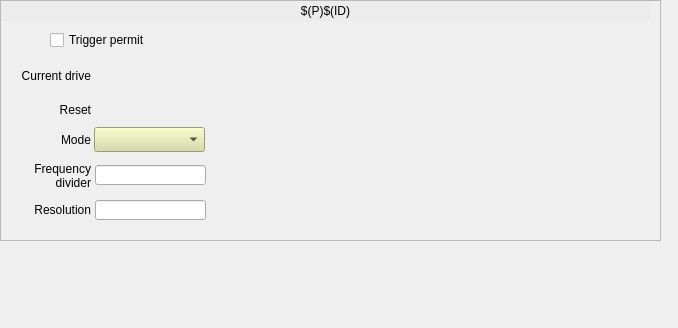
<?xml version="1.0" encoding="UTF-8"?>
<ui version="4.0">
 <class>Form</class>
 <widget class="QWidget" name="Form">
  <property name="geometry">
   <rect>
    <x>0</x>
    <y>0</y>
    <width>678</width>
    <height>328</height>
   </rect>
  </property>
  <property name="windowTitle">
   <string>Form</string>
  </property>
  <widget class="QFrame" name="frame">
   <property name="geometry">
    <rect>
     <x>0</x>
     <y>0</y>
     <width>661</width>
     <height>241</height>
    </rect>
   </property>
   <property name="frameShape">
    <enum>QFrame::StyledPanel</enum>
   </property>
   <property name="frameShadow">
    <enum>QFrame::Raised</enum>
   </property>
   <widget class="caLabel" name="calabel">
    <property name="geometry">
     <rect>
      <x>1</x>
      <y>1</y>
      <width>649</width>
      <height>20</height>
     </rect>
    </property>
    <property name="sizePolicy">
     <sizepolicy hsizetype="Preferred" vsizetype="Fixed">
      <horstretch>0</horstretch>
      <verstretch>0</verstretch>
     </sizepolicy>
    </property>
    <property name="minimumSize">
     <size>
      <width>0</width>
      <height>20</height>
     </size>
    </property>
    <property name="maximumSize">
     <size>
      <width>16777215</width>
      <height>20</height>
     </size>
    </property>
    <property name="styleSheet">
     <string notr="true">background-color: rgb(236, 236, 236, 255);</string>
    </property>
    <property name="text">
     <string>$(P)$(ID)</string>
    </property>
    <property name="alignment">
     <set>Qt::AlignCenter</set>
    </property>
   </widget>
   <widget class="caInclude" name="cainclude_pattern">
    <property name="geometry">
     <rect>
      <x>215</x>
      <y>30</y>
      <width>432</width>
      <height>202</height>
     </rect>
    </property>
    <property name="macro">
     <string notr="true">ID=$(ID), P=$(P), EVR=$(EVR)</string>
    </property>
    <property name="filename" stdset="0">
     <string notr="true">G_EVR_out_cml-mode-pattern.ui</string>
    </property>
    <property name="visibility">
     <enum>caInclude::Calc</enum>
    </property>
    <property name="visibilityCalc">
     <string notr="true">A=0</string>
    </property>
    <property name="channel" stdset="0">
     <string notr="true">$(EVR):$(P)$(ID)-Mode-Sel</string>
    </property>
   </widget>
   <widget class="QLabel" name="label_2">
    <property name="geometry">
     <rect>
      <x>10</x>
      <y>100</y>
      <width>81</width>
      <height>20</height>
     </rect>
    </property>
    <property name="text">
     <string>Reset</string>
    </property>
    <property name="alignment">
     <set>Qt::AlignRight|Qt::AlignTrailing|Qt::AlignVCenter</set>
    </property>
   </widget>
   <widget class="caLineEdit" name="calineedit_6">
    <property name="geometry">
     <rect>
      <x>95</x>
      <y>200</y>
      <width>111</width>
      <height>20</height>
     </rect>
    </property>
    <property name="channel" stdset="0">
     <string notr="true">$(EVR):$(P)$(ID)-Res-I</string>
    </property>
    <property name="unitsEnabled">
     <bool>true</bool>
    </property>
   </widget>
   <widget class="QLabel" name="label_4">
    <property name="geometry">
     <rect>
      <x>10</x>
      <y>160</y>
      <width>81</width>
      <height>31</height>
     </rect>
    </property>
    <property name="text">
     <string>Frequency divider</string>
    </property>
    <property name="alignment">
     <set>Qt::AlignRight|Qt::AlignTrailing|Qt::AlignVCenter</set>
    </property>
    <property name="wordWrap">
     <bool>true</bool>
    </property>
   </widget>
   <widget class="caInclude" name="cainclude_waveform">
    <property name="geometry">
     <rect>
      <x>215</x>
      <y>30</y>
      <width>371</width>
      <height>162</height>
     </rect>
    </property>
    <property name="macro">
     <string notr="true">ID=$(ID), P=$(P), EVR=$(EVR)</string>
    </property>
    <property name="filename" stdset="0">
     <string notr="true">G_EVR_out_cml-mode-waveform.ui</string>
    </property>
    <property name="visibility">
     <enum>caInclude::Calc</enum>
    </property>
    <property name="visibilityCalc">
     <string notr="true">A=2</string>
    </property>
    <property name="channel" stdset="0">
     <string notr="true">$(EVR):$(P)$(ID)-Mode-Sel</string>
    </property>
   </widget>
   <widget class="caToggleButton" name="catogglebutton">
    <property name="geometry">
     <rect>
      <x>50</x>
      <y>30</y>
      <width>121</width>
      <height>20</height>
     </rect>
    </property>
    <property name="text">
     <string>Trigger permit</string>
    </property>
    <property name="channel" stdset="0">
     <string notr="true">$(EVR):$(P)$(ID)-Ena-Sel</string>
    </property>
   </widget>
   <widget class="caMenu" name="camenu">
    <property name="geometry">
     <rect>
      <x>94</x>
      <y>127</y>
      <width>111</width>
      <height>25</height>
     </rect>
    </property>
    <property name="styleSheet">
     <string notr="true">background-color: rgb(212, 219, 157);</string>
    </property>
    <property name="channel" stdset="0">
     <string notr="true">$(EVR):$(P)$(ID)-Mode-Sel</string>
    </property>
   </widget>
   <widget class="caLed" name="caled">
    <property name="geometry">
     <rect>
      <x>20</x>
      <y>30</y>
      <width>20</width>
      <height>20</height>
     </rect>
    </property>
    <property name="channel" stdset="0">
     <string notr="true">$(EVR):$(P)$(ID)-Ena-Sel</string>
    </property>
    <property name="falseColor">
     <color>
      <red>200</red>
      <green>200</green>
      <blue>200</blue>
     </color>
    </property>
    <property name="trueColor">
     <color>
      <red>0</red>
      <green>205</green>
      <blue>0</blue>
     </color>
    </property>
    <property name="undefinedColor">
     <color>
      <red>255</red>
      <green>255</green>
      <blue>255</blue>
     </color>
    </property>
   </widget>
   <widget class="caChoice" name="cachoice_2">
    <property name="geometry">
     <rect>
      <x>95</x>
      <y>100</y>
      <width>111</width>
      <height>20</height>
     </rect>
    </property>
    <property name="channel" stdset="0">
     <string notr="true">$(EVR):$(P)$(ID)-Rst-Sel</string>
    </property>
    <property name="background">
     <color>
      <red>212</red>
      <green>219</green>
      <blue>157</blue>
     </color>
    </property>
    <property name="bordercolor">
     <color>
      <red>0</red>
      <green>0</green>
      <blue>0</blue>
     </color>
    </property>
    <property name="colorMode">
     <enum>caChoice::Static</enum>
    </property>
    <property name="stackingMode" stdset="0">
     <enum>caChoice::Column</enum>
    </property>
    <property name="endBit">
     <number>1</number>
    </property>
   </widget>
   <widget class="QLabel" name="label_3">
    <property name="geometry">
     <rect>
      <x>10</x>
      <y>130</y>
      <width>81</width>
      <height>20</height>
     </rect>
    </property>
    <property name="text">
     <string>Mode</string>
    </property>
    <property name="alignment">
     <set>Qt::AlignRight|Qt::AlignTrailing|Qt::AlignVCenter</set>
    </property>
   </widget>
   <widget class="caChoice" name="cachoice">
    <property name="geometry">
     <rect>
      <x>95</x>
      <y>65</y>
      <width>111</width>
      <height>20</height>
     </rect>
    </property>
    <property name="channel" stdset="0">
     <string notr="true">$(EVR):$(P)$(ID)-Pwr-Sel</string>
    </property>
    <property name="background">
     <color>
      <red>212</red>
      <green>219</green>
      <blue>157</blue>
     </color>
    </property>
    <property name="bordercolor">
     <color>
      <red>0</red>
      <green>0</green>
      <blue>0</blue>
     </color>
    </property>
    <property name="colorMode">
     <enum>caChoice::Static</enum>
    </property>
    <property name="stackingMode" stdset="0">
     <enum>caChoice::Column</enum>
    </property>
    <property name="endBit">
     <number>1</number>
    </property>
   </widget>
   <widget class="caLineEdit" name="calineedit_5">
    <property name="geometry">
     <rect>
      <x>95</x>
      <y>165</y>
      <width>111</width>
      <height>20</height>
     </rect>
    </property>
    <property name="channel" stdset="0">
     <string notr="true">$(EVR):$(P)$(ID)-Mult-I</string>
    </property>
    <property name="unitsEnabled">
     <bool>false</bool>
    </property>
   </widget>
   <widget class="QLabel" name="label_14">
    <property name="geometry">
     <rect>
      <x>10</x>
      <y>200</y>
      <width>81</width>
      <height>20</height>
     </rect>
    </property>
    <property name="text">
     <string>Resolution</string>
    </property>
    <property name="alignment">
     <set>Qt::AlignRight|Qt::AlignTrailing|Qt::AlignVCenter</set>
    </property>
   </widget>
   <widget class="QLabel" name="label">
    <property name="geometry">
     <rect>
      <x>10</x>
      <y>60</y>
      <width>81</width>
      <height>31</height>
     </rect>
    </property>
    <property name="text">
     <string>Current drive</string>
    </property>
    <property name="alignment">
     <set>Qt::AlignRight|Qt::AlignTrailing|Qt::AlignVCenter</set>
    </property>
    <property name="wordWrap">
     <bool>true</bool>
    </property>
   </widget>
   <widget class="caInclude" name="cainclude_freq">
    <property name="geometry">
     <rect>
      <x>215</x>
      <y>30</y>
      <width>362</width>
      <height>162</height>
     </rect>
    </property>
    <property name="macro">
     <string notr="true">ID=$(ID), P=$(P), EVR=$(EVR)</string>
    </property>
    <property name="filename" stdset="0">
     <string notr="true">G_EVR_out_cml-mode-freq.ui</string>
    </property>
    <property name="visibility">
     <enum>caInclude::Calc</enum>
    </property>
    <property name="visibilityCalc">
     <string notr="true">A=1</string>
    </property>
    <property name="channel" stdset="0">
     <string notr="true">$(EVR):$(P)$(ID)-Mode-Sel</string>
    </property>
   </widget>
  </widget>
 </widget>
 <customwidgets>
  <customwidget>
   <class>caMenu</class>
   <extends>QComboBox</extends>
   <header>caMenu</header>
  </customwidget>
  <customwidget>
   <class>caChoice</class>
   <extends>QWidget</extends>
   <header>caChoice</header>
  </customwidget>
  <customwidget>
   <class>caToggleButton</class>
   <extends>QCheckBox</extends>
   <header>caToggleButton</header>
  </customwidget>
  <customwidget>
   <class>caLabel</class>
   <extends>QLabel</extends>
   <header>caLabel</header>
  </customwidget>
  <customwidget>
   <class>caInclude</class>
   <extends>QWidget</extends>
   <header>caInclude</header>
  </customwidget>
  <customwidget>
   <class>caLed</class>
   <extends>QWidget</extends>
   <header>caLed</header>
  </customwidget>
  <customwidget>
   <class>caLineEdit</class>
   <extends>QLineEdit</extends>
   <header>caLineEdit</header>
  </customwidget>
 </customwidgets>
 <resources/>
 <connections/>
</ui>
